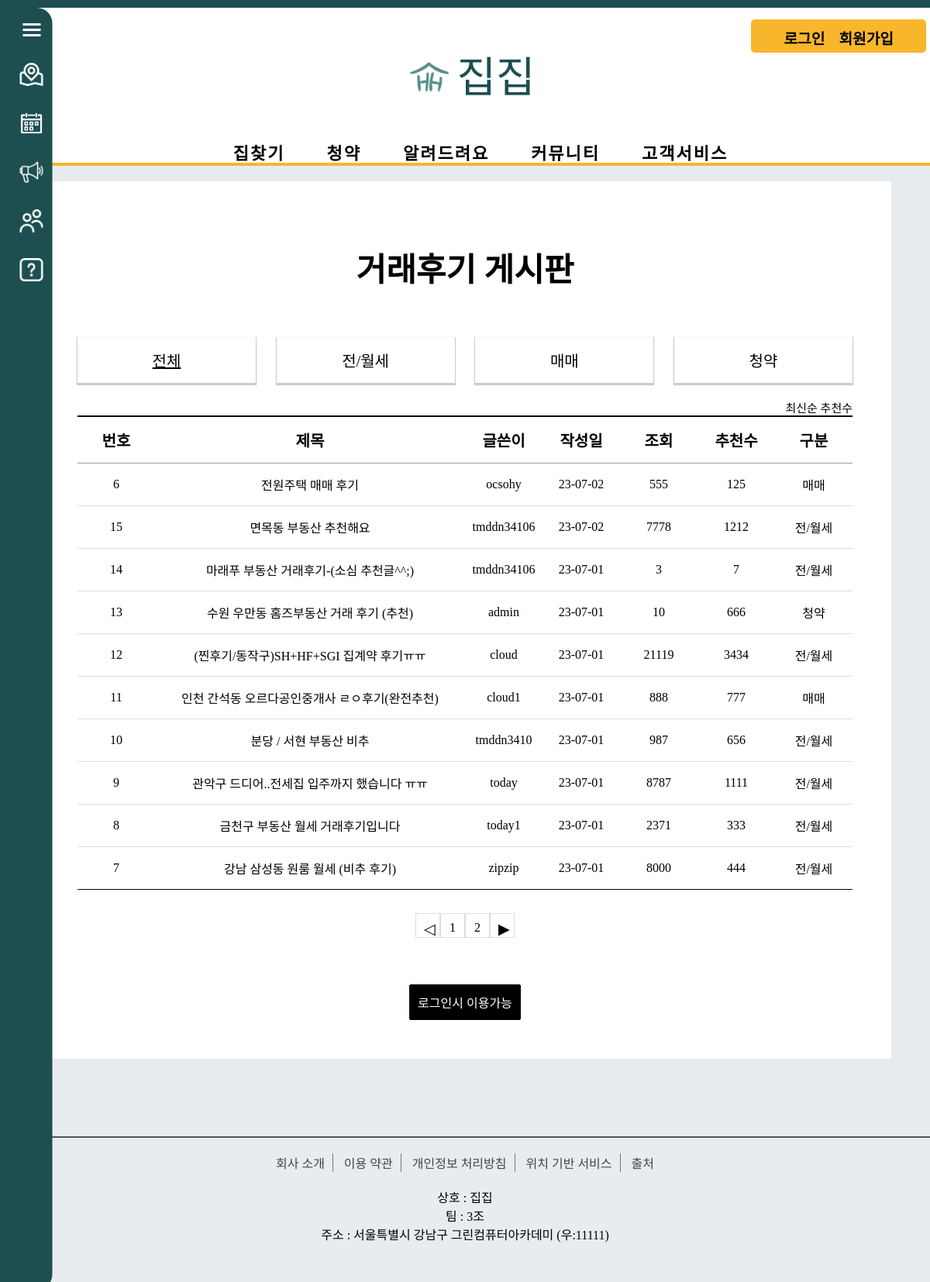
The app's page /review/review_main/, older data.
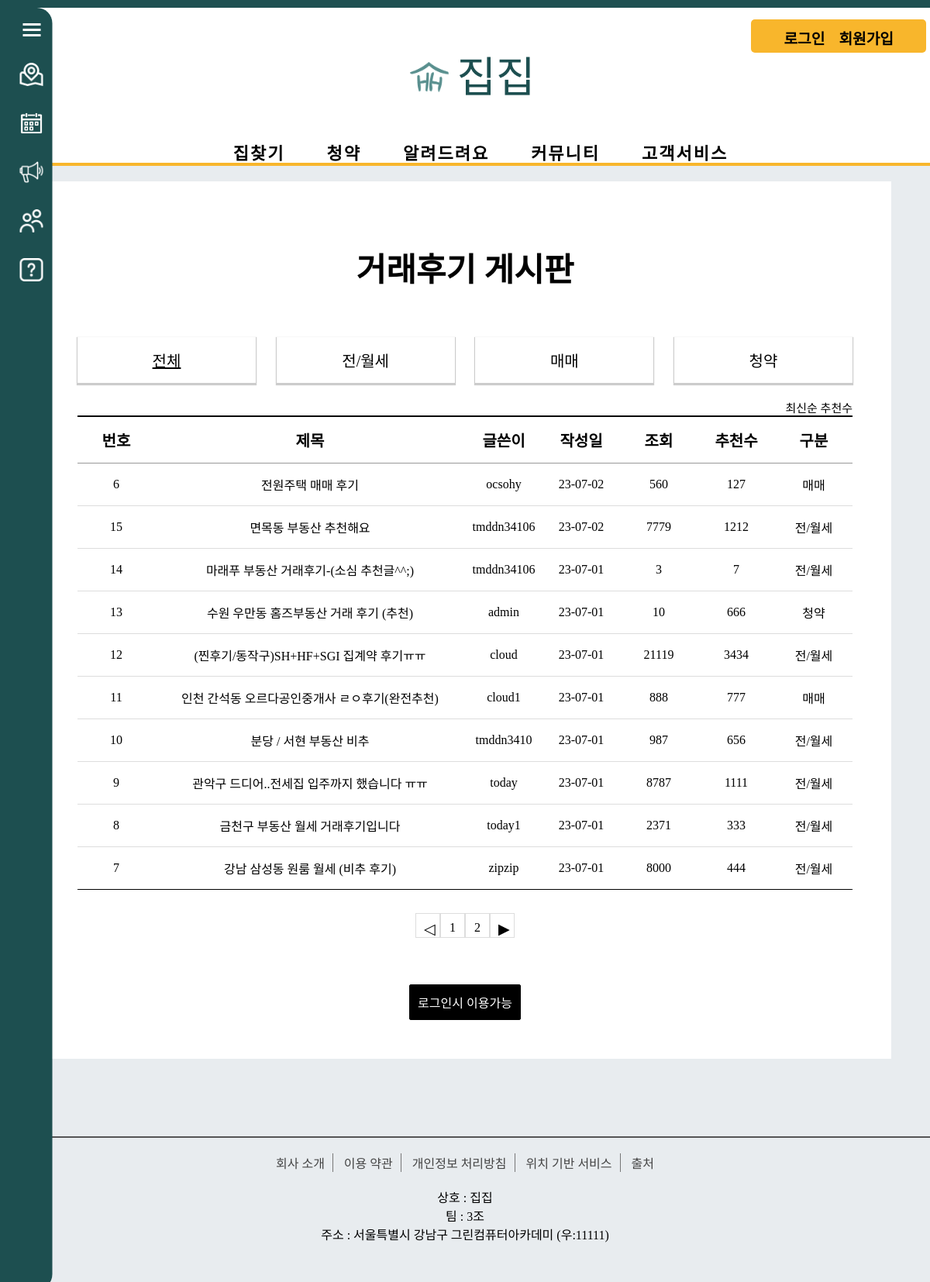
The same page, newer data.
### review/models.py (models this page shows, shortened)
class Review_Board(models.Model):
    r_title = models.CharField(max_length=100)
    r_content = models.TextField()
    user = models.ForeignKey(User, on_delete=models.CASCADE)
    r_regdate = models.DateTimeField()
    r_modifydate = models.DateTimeField(null=True, blank=True)
    r_type = models.CharField(max_length=10) # 리뷰 게시판 타입
    r_hit = models.IntegerField(default=0)
    r_recommend = models.IntegerField(default=0)

### review/views.py (the view)
# urls.py: path('review_main/', views.review_list_main, name='review_main'), # 거래 후기 메인
def review_list_main(request):
    question_list = Review_Board.objects.order_by('-r_regdate')
    page = request.GET.get('page', '1')
    paginator = Paginator(question_list, 10)
    text = paginator.get_page(page)
    context = {'question_list': text}
    return render(request, 'review/review_list_main.html', context) # 거래후기 게시판

### templates/review/review_list_main.html (shortened to what this page needs)
<!DOCTYPE html>
<html lang="en">
{% load static %}
<head>
    <link rel="stylesheet" href="{% static 'css/review/css/css.css' %}">
</head>
<body>
{% include 'poll/sidebar.html' %}
{% include 'poll/header.html' %}
    <div class="board_wrap">
        <div class="board_title">
            <strong>거래후기 게시판</strong>
        </div>
        <div class="board_list_wrap">
            <div class="category_wrap">
                <ul>
                    <li><a href="{% url 'review:review_main' %}"  class="active">전체</a></li>
                    <li><a href="{% url 'review:review_jan' %}" >전/월세</a></li>
                    <li><a href="{% url 'review:review_mama' %}" >매매</a></li>
                    <li><a href="{% url 'review:review_subscription' %}" >청약</a></li>
                </ul>
            </div>
            <div class="board_title_takes">
                <a href="{% url 'review:review_main' %}">최신순</a>
                <a href="{% url 'review:review_recommend' %}">추천수</a>
            </div>
            <div class="board_list">
                <div class="top">
                    <div class="num">번호</div>
                    <div class="title">제목</div>
                    <div class="writer">글쓴이</div>
                    <div class="date">작성일</div>
                    <div class="count">조회</div>
                    <div class="recommend">추천수</div>
                    <div class="division">구분</div>
                </div>
                {% for question in question_list %}
                <div>
                    <div class="num">{{ question.id }}</div>
                    <div class="title"><a href="{% url 'review:review_detail' question.id %}">{{ question.r_title }}</a></div>
                    <div class="writer">{{ question.user }}</div>
                    <div class="date">{{ question.r_regdate|date:"y-m-d" }}</div>
                    <div class="count">{{ question.r_hit }}</div>
                    <div class="recommend">{{ question.r_recommend }}</div>
                    <div class="division">{{question.r_type}}</div>
                </div>
                {% endfor %}
            </div>
            <ul class="board_page">
                {% if question_list.has_previous %}
                <li class="bt first">
                    <a class="bt prev" href="?page={{ question_list.previous_page_number }}">◀</a>
                </li>
                {% else %}
                <li class="page-item disabled">
                    <a class="bt prev">◁</a>
                </li>
                {% endif %}
                {% for page_number in question_list.paginator.page_range %}
                {% if question_list.number == page_number %}
                <li class="page-item active">
                    <a class="num">{{ page_number }}</a>
                </li>
                {% else %}
                <li class="page-item">
                    <a class="num" href="?page={{ page_number }}">{{ page_number }}</a>
                </li>
                {% endif %}
                {% endfor %}
                {% if question_list.has_next %}
                <li class="page-item">
                    <a class="bt last" href="?page={{ question_list.next_page_number }}">▶</a>
                </li>
                {% else %}
                <li class="page-item disabled">
                    <a class="bt last">▷</a>
                </li>
                {% endif %}
            </ul>
              <div class="bt_wrap">
            {% if user.is_authenticated %}
            <a href="{% url 'review:write' %}" class="on">등록</a>
            {% else %}
            <a href="{% url 'common:signin' %}" class="on">로그인시 이용가능</a>
            {% endif %}
            </div>
        </div>
    </div>
{% include 'poll/footer.html' %}
</body>
</html>

Row changes from the older to the newer data that the page shows:
changed Review_Board "전원주택 매매 후기": r_hit "555" → "560"; r_recommend "125" → "127"
changed Review_Board "면목동 부동산 추천해요": r_hit "7778" → "7779"
